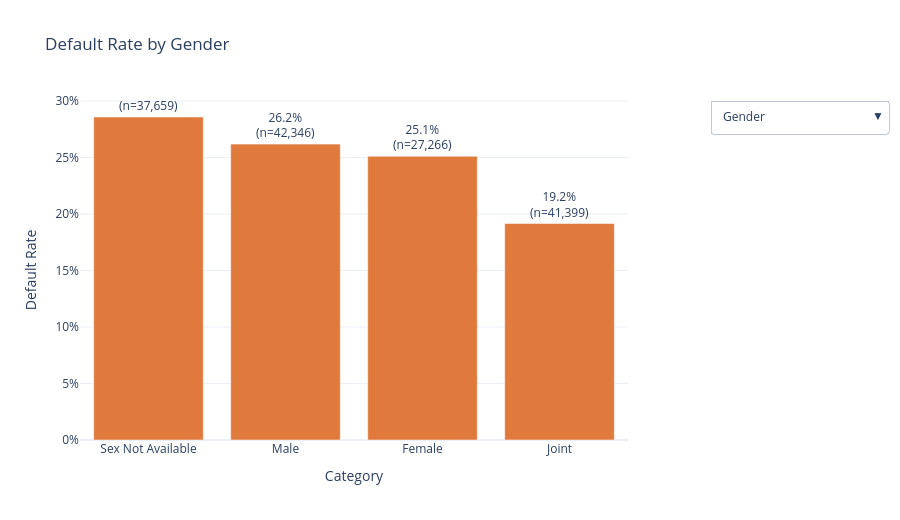

Notebook code cell kept with this figure:
### Markdown cell above
<a id='dashboard'></a>
## 6. Interactive Dashboard

The dashboard below is built for the credit risk team described in Section 1: it lets a reader
explore default rate across any applicant/loan segment interactively, rather than scrolling through
static charts one at a time — directly supporting the kind of "which segments are risky?" question an
underwriter would actually ask.

### Code cell
dash_cols = ['Gender', 'loan_purpose', 'Credit_Worthiness', 'business_or_commercial',
             'occupancy_type', 'Region', 'age', 'credit_type', 'total_units', 'construction_type']

fig = go.Figure()
buttons = []
for i, col in enumerate(dash_cols):
    rate = df.groupby(col)['Status'].mean().sort_values(ascending=False)
    count = df.groupby(col)['Status'].count().reindex(rate.index)
    fig.add_trace(go.Bar(
        x=rate.index.astype(str), y=rate.values, name=col, visible=(i==0),
        marker_color=COLOR_RISK,
        text=[f'{v:.1%}<br>(n={n:,})' for v, n in zip(rate.values, count.values)],
        textposition='outside'
    ))
    vis = [False]*len(dash_cols)
    vis[i] = True
    buttons.append(dict(label=col, method='update',
                         args=[{'visible': vis},
                                {'title': f'Default Rate by {col}'}]))

fig.update_layout(
    updatemenus=[dict(active=0, buttons=buttons, x=1.15, y=1, xanchor='left')],
    title='Default Rate by ' + dash_cols[0],
    yaxis_title='Default Rate', yaxis_tickformat='.0%',
    xaxis_title='Category',
    height=520, width=900,
    template=PLOTLY_TEMPLATE
)
fig.show()

### Figure 1 — Plotly figure (JSON) as saved in the notebook; plotly's stock layout.template omitted (floating-point values rounded to 4 significant figures)
{"data": [{"marker": {"color": "#E0793C"}, "name": "Gender", "text": ["28.6%<br>(n=37,659)", "26.2%<br>(n=42,346)", "25.1%<br>(n=27,266)", "19.2%<br>(n=41,399)"], "textposition": "outside", "type": "bar", "visible": true, "x": ["Sex Not Available", "Male", "Female", "Joint"], "y": [0.2859, 0.2619, 0.2512, 0.1916]}, {"marker": {"color": "#E0793C"}, "name": "loan_purpose", "text": ["33.1%<br>(n=3,274)", "25.9%<br>(n=34,529)", "25.0%<br>(n=55,934)", "23.0%<br>(n=54,799)"], "textposition": "outside", "type": "bar", "visible": false, "x": ["p2", "p1", "p3", "p4"], "y": [0.3308, 0.2588, 0.2502, 0.2297]}, {"marker": {"color": "#E0793C"}, "name": "Credit_Worthiness", "text": ["31.8%<br>(n=6,326)", "24.3%<br>(n=142,344)"], "textposition": "outside", "type": "bar", "visible": false, "x": ["l2", "l1"], "y": [0.3177, 0.2433]}, {"marker": {"color": "#E0793C"}, "name": "business_or_commercial", "text": ["34.5%<br>(n=20,762)", "23.0%<br>(n=127,908)"], "textposition": "outside", "type": "bar", "visible": false, "x": ["b/c", "nob/c"], "y": [0.3454, 0.2304]}, {"marker": {"color": "#E0793C"}, "name": "occupancy_type", "text": ["30.0%<br>(n=7,340)", "27.1%<br>(n=3,129)", "24.3%<br>(n=138,201)"], "textposition": "outside", "type": "bar", "visible": false, "x": ["ir", "sr", "pr"], "y": [0.2999, 0.2713, 0.243]}, {"marker": {"color": "#E0793C"}, "name": "Region", "text": ["30.4%<br>(n=1,235)", "27.5%<br>(n=8,697)", "26.6%<br>(n=64,016)", "22.5%<br>(n=74,722)"], "textposition": "outside", "type": "bar", "visible": false, "x": ["North-East", "central", "south", "North"], "y": [0.3045, 0.2754, 0.2663, 0.2251]}, {"marker": {"color": "#E0793C"}, "name": "age", "text": ["30.0%<br>(n=7,175)", "28.9%<br>(n=1,337)", "26.9%<br>(n=20,744)", "25.9%<br>(n=32,534)", "24.0%<br>(n=34,720)", "22.3%<br>(n=32,818)", "22.2%<br>(n=19,142)"], "textposition": "outside", "type": "bar", "visible": false, "x": [">74", "<25", "65-74", "55-64", "45-54", "35-44", "25-34"], "y": [0.3001, 0.2895, 0.2686, 0.2589, 0.2405, 0.2227, 0.2219]}, {"marker": {"color": "#E0793C"}, "name": "credit_type", "text": ["100.0%<br>(n=15,298)", "16.2%<br>(n=43,901)", "16.0%<br>(n=41,319)", "15.8%<br>(n=48,152)"], "textposition": "outside", "type": "bar", "visible": false, "x": ["EQUI", "CRIF", "EXP", "CIB"], "y": [0.9999, 0.1623, 0.1599, 0.158]}, {"marker": {"color": "#E0793C"}, "name": "total_units", "text": ["38.4%<br>(n=393)", "34.5%<br>(n=1,477)", "29.7%<br>(n=320)", "24.5%<br>(n=146,480)"], "textposition": "outside", "type": "bar", "visible": false, "x": ["3U", "2U", "4U", "1U"], "y": [0.3842, 0.3453, 0.2969, 0.245]}, {"marker": {"color": "#E0793C"}, "name": "construction_type", "text": ["100.0%<br>(n=33)", "24.6%<br>(n=148,637)"], "textposition": "outside", "type": "bar", "visible": false, "x": ["mh", "sb"], "y": [1, 0.2463]}], "layout": {"height": 520, "title": {"text": "Default Rate by Gender"}, "updatemenus": [{"active": 0, "buttons": [{"args": [{"visible": [true, false, false, false, false, false, false, false, false, false]}, {"title": "Default Rate by Gender"}], "label": "Gender", "method": "update"}, {"args": [{"visible": [false, true, false, false, false, false, false, false, false, false]}, {"title": "Default Rate by loan_purpose"}], "label": "loan_purpose", "method": "update"}, {"args": [{"visible": [false, false, true, false, false, false, false, false, false, false]}, {"title": "Default Rate by Credit_Worthiness"}], "label": "Credit_Worthiness", "method": "update"}, {"args": [{"visible": [false, false, false, true, false, false, false, false, false, false]}, {"title": "Default Rate by business_or_commercial"}], "label": "business_or_commercial", "method": "update"}, {"args": [{"visible": [false, false, false, false, true, false, false, false, false, false]}, {"title": "Default Rate by occupancy_type"}], "label": "occupancy_type", "method": "update"}, {"args": [{"visible": [false, false, false, false, false, true, false, false, false, false]}, {"title": "Default Rate by Region"}], "label": "Region", "method": "update"}, {"args": [{"visible": [false, false, false, false, false, false, true, false, false, false]}, {"title": "Default Rate by age"}], "label": "age", "method": "update"}, {"args": [{"visible": [false, false, false, false, false, false, false, true, false, false]}, {"title": "Default Rate by credit_type"}], "label": "credit_type", "method": "update"}, {"args": [{"visible": [false, false, false, false, false, false, false, false, true, false]}, {"title": "Default Rate by total_units"}], "label": "total_units", "method": "update"}, {"args": [{"visible": [false, false, false, false, false, false, false, false, false, true]}, {"title": "Default Rate by construction_type"}], "label": "construction_type", "method": "update"}], "x": 1.15, "xanchor": "left", "y": 1}], "width": 900, "xaxis": {"title": {"text": "Category"}}, "yaxis": {"tickformat": ".0%", "title": {"text": "Default Rate"}}}}
